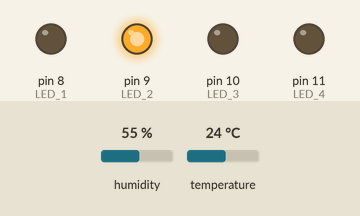
This sketch was run on a simulated Arduino Uno, built with avr-gcc and run on an emulated ATmega328P. On the bench: output pins drawn as LEDs (lit = HIGH). The inputs (shaded band) are chosen by the test bench; at power-on: humidity 55 %, temperature 24 °C. What the sketch prints to the serial monitor is not drawn.

Above: at 4.8 s.
4.9 s: humidity set to 52 %
7.9 s: humidity set to 49 %
At 8.7 s:
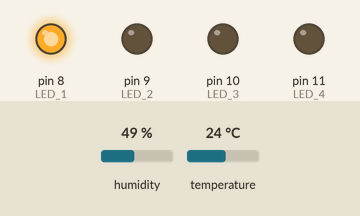
10.9 s: humidity set to 88 %
At 13.3 s:
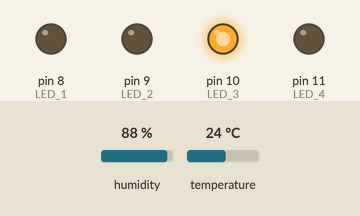
13.9 s: humidity set to 92 %
At 15.0 s:
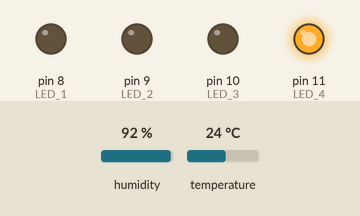
16.9 s: humidity set to 22 %
At 19.6 s:
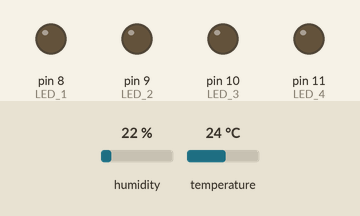
20.1 s: humidity set to 29 %
23.1 s: humidity set to 32 %
At 26.0 s:
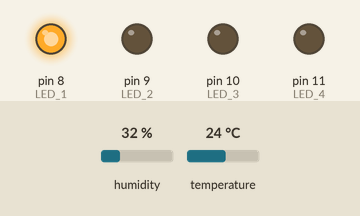
Timing chart, 0 to 27.3 s (numbered marks = the images above; inputs shaded):
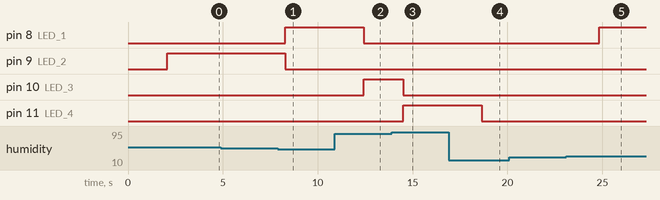

Measured:
- the behaviour switches between 51 and 50 % on humidity (found by bisection; images 0 and 1)
- the behaviour switches between 90 and 91 % on humidity (found by bisection; images 2 and 3)
- the behaviour switches between 30 and 31 % on humidity (found by bisection; images 4 and 5)
- after the input at 4.9 s, every drawn part: stays the same
- after the input at 7.9 s, pin 8 (LED_1): LOW → HIGH after 0.38 s; pin 9 (LED_2): HIGH → LOW after 0.38 s
- after the input at 10.9 s, pin 8 (LED_1): HIGH → LOW after 1.5 s; pin 10 (LED_3): LOW → HIGH after 1.5 s
- after the input at 13.9 s, pin 10 (LED_3): HIGH → LOW after 0.59 s; pin 11 (LED_4): LOW → HIGH after 0.59 s
- after the input at 16.9 s, pin 11 (LED_4): HIGH → LOW after 1.7 s
- after the input at 20.1 s, every drawn part: stays the same
- after the input at 23.1 s, pin 8 (LED_1): LOW → HIGH after 1.7 s

The sketch:

Temperature_DHT11_with_LED.ino
```cpp
#include <DHT.h>
#include <DHT_U.h>
#define DHTPIN 7
#define DHTTYPE DHT11
#define LED_1 8   //DRY
#define LED_2 9
#define LED_3 10
#define LED_4 11  //WET
// Create DHT Object
DHT dht(DHTPIN, DHTTYPE);

void setup() {
  pinMode(LED_1, OUTPUT);
  pinMode(LED_2, OUTPUT);
  pinMode(LED_3, OUTPUT);
  pinMode(LED_4, OUTPUT);
  Serial.begin(9600);
  //DHT Sensing start
  dht.begin();
}

void loop() {
  delay(2000);
  float h = dht.readHumidity(); // Measure Humidity
  float t = dht.readTemperature(); // Measure Temperature 'C
  float f = dht.readTemperature(true); // Measure Temperature 'F
  if (isnan(h) || isnan(t) || isnan(f)) {
    Serial.println(String("온도 센서 측정 오류"));
  }
  float hif = dht.computeHeatIndex(f, h); // Compensated 'F
  float hic = dht.computeHeatIndex(t, h, false); // Compensated 'C
  Serial.print(String("습도 : ") + h);
  Serial.print(String(" 온도 : ") + t);
  Serial.print(String(" 온도(화씨) : ") + f);
  Serial.print(String(" 보정된온도 : ") + hic);
  Serial.println(String(" 보정된온도(화씨) : ") + hif);

  if (h > 30 && h <= 50 ) {
    digitalWrite(LED_1, HIGH);
  } else {
    digitalWrite(LED_1, LOW);
  }
  if (h > 50 && h <= 70) {
    digitalWrite(LED_2, HIGH);
  } else {
    digitalWrite(LED_2, LOW);
  }
  if (h > 70 && h <= 90) {
    digitalWrite(LED_3, HIGH);
  } else {
    digitalWrite(LED_3, LOW);
  }
  if (h > 90) {
    digitalWrite(LED_4, HIGH);
  } else {
    digitalWrite(LED_4, LOW);
  }
}
```
